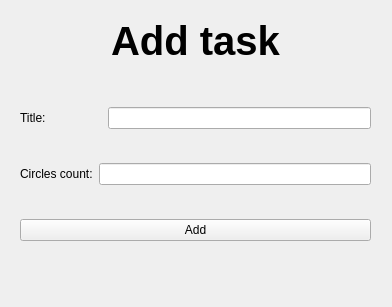
<?xml version="1.0" encoding="UTF-8"?>
<ui version="4.0">
 <class>Form</class>
 <widget class="QWidget" name="Form">
  <property name="geometry">
   <rect>
    <x>0</x>
    <y>0</y>
    <width>392</width>
    <height>307</height>
   </rect>
  </property>
  <property name="windowTitle">
   <string>Add a task</string>
  </property>
  <widget class="QLabel" name="addtaskAppLabel">
   <property name="geometry">
    <rect>
     <x>40</x>
     <y>10</y>
     <width>311</width>
     <height>61</height>
    </rect>
   </property>
   <property name="font">
    <font>
     <pointsize>30</pointsize>
     <weight>75</weight>
     <italic>false</italic>
     <bold>true</bold>
    </font>
   </property>
   <property name="text">
    <string>Add task</string>
   </property>
   <property name="alignment">
    <set>Qt::AlignCenter</set>
   </property>
  </widget>
  <widget class="QWidget" name="verticalLayoutWidget">
   <property name="geometry">
    <rect>
     <x>20</x>
     <y>79</y>
     <width>351</width>
     <height>191</height>
    </rect>
   </property>
   <layout class="QVBoxLayout" name="verticalLayout">
    <item>
     <layout class="QHBoxLayout" name="horizontalLayout">
      <property name="spacing">
       <number>62</number>
      </property>
      <item>
       <widget class="QLabel" name="titleLabel">
        <property name="text">
         <string>Title:</string>
        </property>
       </widget>
      </item>
      <item>
       <widget class="QLineEdit" name="titleLineEdit"/>
      </item>
     </layout>
    </item>
    <item>
     <layout class="QHBoxLayout" name="horizontalLayout_3">
      <item>
       <widget class="QLabel" name="CirclesCountLabel">
        <property name="text">
         <string>Circles count:</string>
        </property>
       </widget>
      </item>
      <item>
       <widget class="QLineEdit" name="CirclesCountLineEdit"/>
      </item>
     </layout>
    </item>
    <item>
     <widget class="QPushButton" name="addtaskAddButton">
      <property name="text">
       <string>Add</string>
      </property>
     </widget>
    </item>
   </layout>
  </widget>
 </widget>
 <resources/>
 <connections/>
</ui>
